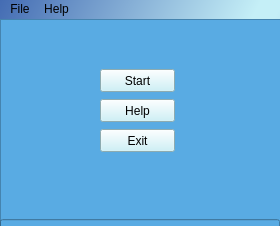
<?xml version="1.0" encoding="UTF-8"?>
<ui version="4.0">
 <class>MainWindow</class>
 <widget class="QMainWindow" name="MainWindow">
  <property name="geometry">
   <rect>
    <x>0</x>
    <y>0</y>
    <width>280</width>
    <height>226</height>
   </rect>
  </property>
  <property name="windowTitle">
   <string>Guess Me</string>
  </property>
  <property name="windowIcon">
   <iconset resource="GuessMeResource.qrc">
    <normaloff>:/images/GuessMeIcon.png</normaloff>:/images/GuessMeIcon.png</iconset>
  </property>
  <widget class="QWidget" name="centralwidget">
   <widget class="QStackedWidget" name="stackedWidget">
    <property name="geometry">
     <rect>
      <x>0</x>
      <y>0</y>
      <width>281</width>
      <height>212</height>
     </rect>
    </property>
    <property name="styleSheet">
     <string notr="true">background-color: rgb(89, 171, 227);</string>
    </property>
    <property name="frameShape">
     <enum>QFrame::NoFrame</enum>
    </property>
    <property name="currentIndex">
     <number>0</number>
    </property>
    <widget class="QWidget" name="page_1">
     <widget class="QFrame" name="frame_1">
      <property name="geometry">
       <rect>
        <x>0</x>
        <y>0</y>
        <width>281</width>
        <height>211</height>
       </rect>
      </property>
      <property name="frameShape">
       <enum>QFrame::StyledPanel</enum>
      </property>
      <property name="frameShadow">
       <enum>QFrame::Raised</enum>
      </property>
      <widget class="QPushButton" name="pushButton_Help">
       <property name="geometry">
        <rect>
         <x>100</x>
         <y>80</y>
         <width>75</width>
         <height>23</height>
        </rect>
       </property>
       <property name="styleSheet">
        <string notr="true">background-color: rgb(197, 239, 247);</string>
       </property>
       <property name="text">
        <string>Help</string>
       </property>
      </widget>
      <widget class="QPushButton" name="pushButton_Start">
       <property name="geometry">
        <rect>
         <x>100</x>
         <y>50</y>
         <width>75</width>
         <height>23</height>
        </rect>
       </property>
       <property name="cursor">
        <cursorShape>PointingHandCursor</cursorShape>
       </property>
       <property name="whatsThis">
        <string/>
       </property>
       <property name="styleSheet">
        <string notr="true">background-color: rgb(197, 239, 247);</string>
       </property>
       <property name="text">
        <string>Start</string>
       </property>
      </widget>
      <widget class="QPushButton" name="pushButton_Exit">
       <property name="geometry">
        <rect>
         <x>100</x>
         <y>110</y>
         <width>75</width>
         <height>23</height>
        </rect>
       </property>
       <property name="styleSheet">
        <string notr="true">background-color: rgb(197, 239, 247);</string>
       </property>
       <property name="text">
        <string>Exit</string>
       </property>
      </widget>
      <widget class="QProgressBar" name="progressBar">
       <property name="geometry">
        <rect>
         <x>0</x>
         <y>200</y>
         <width>280</width>
         <height>12</height>
        </rect>
       </property>
       <property name="value">
        <number>0</number>
       </property>
       <property name="textVisible">
        <bool>false</bool>
       </property>
      </widget>
     </widget>
    </widget>
    <widget class="QWidget" name="page_2">
     <widget class="QFrame" name="frame_2">
      <property name="geometry">
       <rect>
        <x>0</x>
        <y>0</y>
        <width>281</width>
        <height>211</height>
       </rect>
      </property>
      <property name="frameShape">
       <enum>QFrame::StyledPanel</enum>
      </property>
      <property name="frameShadow">
       <enum>QFrame::Raised</enum>
      </property>
      <widget class="QLabel" name="label_Attempt">
       <property name="geometry">
        <rect>
         <x>10</x>
         <y>10</y>
         <width>90</width>
         <height>20</height>
        </rect>
       </property>
       <property name="text">
        <string>Attempts Left: </string>
       </property>
      </widget>
      <widget class="QLineEdit" name="lineEdit_EnterValue">
       <property name="geometry">
        <rect>
         <x>90</x>
         <y>100</y>
         <width>113</width>
         <height>20</height>
        </rect>
       </property>
       <property name="styleSheet">
        <string notr="true">background-color:rgb(255, 255, 255)</string>
       </property>
       <property name="inputMethodHints">
        <set>Qt::ImhDigitsOnly|Qt::ImhPreferNumbers</set>
       </property>
      </widget>
      <widget class="QLabel" name="label_Level">
       <property name="geometry">
        <rect>
         <x>220</x>
         <y>10</y>
         <width>61</width>
         <height>20</height>
        </rect>
       </property>
       <property name="font">
        <font>
         <weight>75</weight>
         <bold>true</bold>
        </font>
       </property>
       <property name="text">
        <string>Level</string>
       </property>
      </widget>
      <widget class="QLabel" name="label_2">
       <property name="geometry">
        <rect>
         <x>30</x>
         <y>100</y>
         <width>50</width>
         <height>20</height>
        </rect>
       </property>
       <property name="text">
        <string>Enter No</string>
       </property>
      </widget>
      <widget class="QLabel" name="Number_CorrectWrong">
       <property name="geometry">
        <rect>
         <x>50</x>
         <y>70</y>
         <width>181</width>
         <height>20</height>
        </rect>
       </property>
       <property name="font">
        <font>
         <italic>false</italic>
        </font>
       </property>
       <property name="text">
        <string/>
       </property>
       <property name="textFormat">
        <enum>Qt::AutoText</enum>
       </property>
       <property name="wordWrap">
        <bool>true</bool>
       </property>
      </widget>
      <widget class="QProgressBar" name="progressBar_2">
       <property name="geometry">
        <rect>
         <x>0</x>
         <y>200</y>
         <width>280</width>
         <height>12</height>
        </rect>
       </property>
       <property name="value">
        <number>0</number>
       </property>
       <property name="textVisible">
        <bool>false</bool>
       </property>
      </widget>
      <widget class="QLabel" name="label_Range">
       <property name="geometry">
        <rect>
         <x>110</x>
         <y>40</y>
         <width>70</width>
         <height>20</height>
        </rect>
       </property>
       <property name="text">
        <string/>
       </property>
      </widget>
     </widget>
    </widget>
    <widget class="QWidget" name="page_3">
     <widget class="QFrame" name="frame_3">
      <property name="geometry">
       <rect>
        <x>0</x>
        <y>0</y>
        <width>281</width>
        <height>211</height>
       </rect>
      </property>
      <property name="frameShape">
       <enum>QFrame::StyledPanel</enum>
      </property>
      <property name="frameShadow">
       <enum>QFrame::Raised</enum>
      </property>
      <widget class="QLabel" name="Win_Lost">
       <property name="geometry">
        <rect>
         <x>60</x>
         <y>40</y>
         <width>161</width>
         <height>20</height>
        </rect>
       </property>
       <property name="autoFillBackground">
        <bool>false</bool>
       </property>
       <property name="text">
        <string/>
       </property>
      </widget>
      <widget class="QPushButton" name="pushButton_Start_2">
       <property name="geometry">
        <rect>
         <x>100</x>
         <y>100</y>
         <width>75</width>
         <height>23</height>
        </rect>
       </property>
       <property name="styleSheet">
        <string notr="true">background-color: rgb(197, 239, 247);</string>
       </property>
       <property name="text">
        <string>Start</string>
       </property>
      </widget>
      <widget class="QPushButton" name="pushButton_MainMenu">
       <property name="geometry">
        <rect>
         <x>20</x>
         <y>100</y>
         <width>75</width>
         <height>23</height>
        </rect>
       </property>
       <property name="styleSheet">
        <string notr="true">background-color: rgb(197, 239, 247);</string>
       </property>
       <property name="text">
        <string>Main Menu</string>
       </property>
      </widget>
      <widget class="QPushButton" name="pushButton_Exit_2">
       <property name="geometry">
        <rect>
         <x>180</x>
         <y>100</y>
         <width>75</width>
         <height>23</height>
        </rect>
       </property>
       <property name="styleSheet">
        <string notr="true">background-color: rgb(197, 239, 247);</string>
       </property>
       <property name="text">
        <string>Exit</string>
       </property>
      </widget>
      <widget class="QProgressBar" name="progressBar_3">
       <property name="geometry">
        <rect>
         <x>0</x>
         <y>200</y>
         <width>280</width>
         <height>12</height>
        </rect>
       </property>
       <property name="value">
        <number>0</number>
       </property>
       <property name="textVisible">
        <bool>false</bool>
       </property>
      </widget>
     </widget>
    </widget>
    <widget class="QWidget" name="page">
     <widget class="QTextBrowser" name="Help">
      <property name="geometry">
       <rect>
        <x>10</x>
        <y>30</y>
        <width>256</width>
        <height>151</height>
       </rect>
      </property>
      <property name="frameShadow">
       <enum>QFrame::Raised</enum>
      </property>
      <property name="verticalScrollBarPolicy">
       <enum>Qt::ScrollBarAlwaysOff</enum>
      </property>
      <property name="horizontalScrollBarPolicy">
       <enum>Qt::ScrollBarAlwaysOff</enum>
      </property>
     </widget>
     <widget class="QPushButton" name="pushButton_Help_back">
      <property name="geometry">
       <rect>
        <x>20</x>
        <y>182</y>
        <width>75</width>
        <height>23</height>
       </rect>
      </property>
      <property name="styleSheet">
       <string notr="true">background-color: rgb(197, 239, 247);</string>
      </property>
      <property name="text">
       <string>Back</string>
      </property>
     </widget>
     <widget class="QLabel" name="Help_title_GuessMe">
      <property name="geometry">
       <rect>
        <x>100</x>
        <y>10</y>
        <width>81</width>
        <height>20</height>
       </rect>
      </property>
      <property name="font">
       <font>
        <weight>75</weight>
        <bold>true</bold>
       </font>
      </property>
      <property name="text">
       <string>     GuessMe</string>
      </property>
     </widget>
    </widget>
   </widget>
  </widget>
  <widget class="QMenuBar" name="menubar">
   <property name="geometry">
    <rect>
     <x>0</x>
     <y>0</y>
     <width>280</width>
     <height>20</height>
    </rect>
   </property>
   <property name="styleSheet">
    <string notr="true">background-color: qlineargradient(spread:reflect, x1:0, y1:0, x2:0.971591, y2:0.034, stop:0 rgba(68, 108, 179, 255), stop:0.960227 rgba(197, 239, 247, 255));

</string>
   </property>
   <widget class="QMenu" name="menuFile">
    <property name="title">
     <string>File</string>
    </property>
    <addaction name="actionMain_Menu"/>
    <addaction name="actionStart"/>
    <addaction name="actionStats"/>
    <addaction name="separator"/>
    <addaction name="actionExit"/>
   </widget>
   <widget class="QMenu" name="menuHelp">
    <property name="title">
     <string>Help</string>
    </property>
    <addaction name="actionHelp"/>
    <addaction name="separator"/>
    <addaction name="actionAbout"/>
   </widget>
   <addaction name="menuFile"/>
   <addaction name="menuHelp"/>
  </widget>
  <action name="actionStart">
   <property name="text">
    <string>Start</string>
   </property>
  </action>
  <action name="actionStats">
   <property name="text">
    <string>Stats</string>
   </property>
  </action>
  <action name="actionExit">
   <property name="text">
    <string>Exit</string>
   </property>
  </action>
  <action name="actionHelp">
   <property name="text">
    <string>Help</string>
   </property>
  </action>
  <action name="actionAbout">
   <property name="text">
    <string>About</string>
   </property>
  </action>
  <action name="actionMain_Menu">
   <property name="text">
    <string>Main Menu</string>
   </property>
  </action>
 </widget>
 <tabstops>
  <tabstop>pushButton_Start</tabstop>
  <tabstop>pushButton_Help</tabstop>
  <tabstop>pushButton_Exit</tabstop>
  <tabstop>lineEdit_EnterValue</tabstop>
  <tabstop>pushButton_Start_2</tabstop>
  <tabstop>pushButton_MainMenu</tabstop>
  <tabstop>pushButton_Exit_2</tabstop>
 </tabstops>
 <resources>
  <include location="GuessMeResource.qrc"/>
 </resources>
 <connections/>
</ui>
